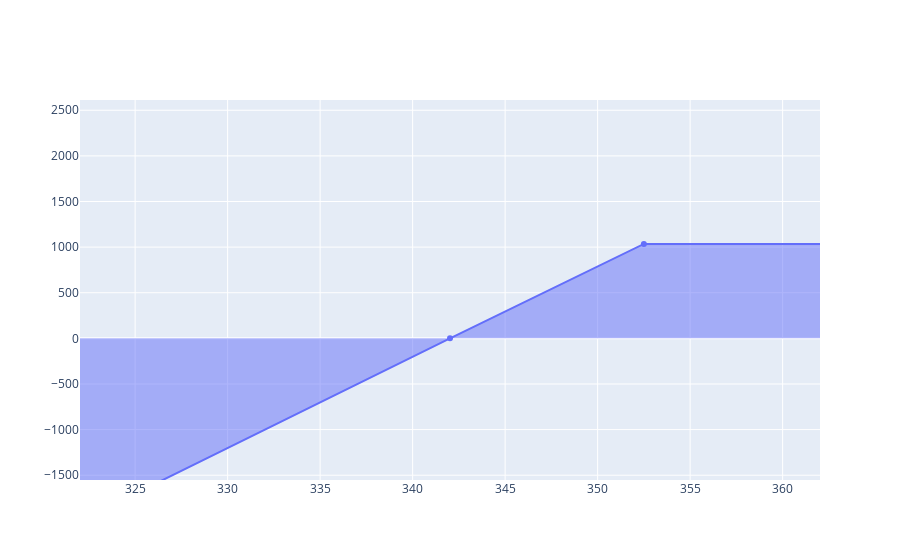

The notebook cell this image was saved under:
### Code cell
# first tier

fig = go.Figure()

upp = upper[0]
low = lower[0]

upp_put = puts[upp]
low_put_id = puts[low]['id']
upp_call_id = calls[upp]['id']
low_call_id = calls[low]['id'] 


uput = get_option(upp_put['id'])
ask = float(uput['ask_price'])
breakeven = float(uput['break_even_price'])
max_loss = float(uput['ask_price'])*100

print(f"Last: {last}")
print(f"Strike Price: {upp}")
print(f"Ask: {float(uput['ask_price'])}")
print(f"Breakeven: {uput['break_even_price']}")
print(f"Max Loss: {float(uput['ask_price'])*100}")

print()
print(uput)

# BUY PUT PLOT
# fig.add_trace(go.Scatter(
#     x=[500,upp,breakeven, 0],
#     y=[-max_loss,-max_loss,0,(breakeven*100)-ask],
#     fill='tozeroy'
# ))
# fig.update_xaxes(range=[breakeven - 20, breakeven + 20])
# fig.update_yaxes(range=[-max_loss*1.5, max_loss+max_loss*1.5])

# SELL PUT PLOT
bid = float(uput['bid_price'])
fig.add_trace(go.Scatter(
    x = [0,breakeven,upp,500],
    y = [-breakeven*100,0,bid*100,bid*100],
    fill='tozeroy'
))
fig.update_xaxes(range=[breakeven-20, breakeven+20])
fig.update_yaxes(range=[-bid*100*1.5, max_loss+bid*100*1.5])

### Figure 1 — Plotly figure (JSON) as saved in the notebook; plotly's stock layout.template omitted (floating-point values rounded to 4 significant figures)
{"data": [{"fill": "tozeroy", "type": "scatter", "x": [0, 342.0, 352.5, 500], "y": [-34202, 0, 1035, 1035]}], "layout": {"autosize": true, "xaxis": {"range": [322.0, 362.0], "type": "linear"}, "yaxis": {"range": [-1552.0, 2612.0], "type": "linear"}}}
